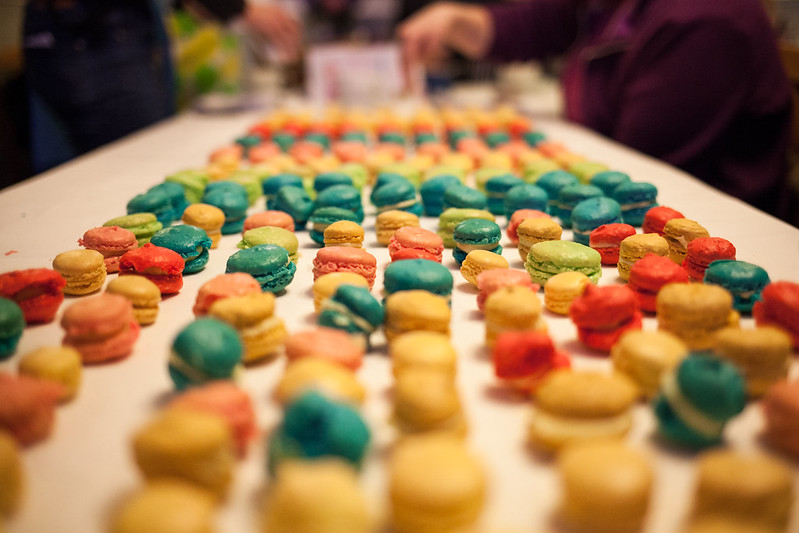
#> input picture Computation_Numpy/yummy_macarons.jpg, 799 x 533 px
$ python main.py
#> lines starting #> are read from the running program, lines starting #| are printed output that depends on the picture
import numpy as np
import matplotlib.pyplot as plt
import matplotlib.image as mpimg

# --- 1. GENERATING AND MANIPULATING NDARRAYS ---
my_array = np.array([1.1, 9.2, 8.1, 4.7])
print("1D Array Shape:", my_array.shape)
print("1D Array Dimensions:", my_array.ndim)

array_2d = np.array([[1, 2, 3, 9], [5, 6, 7, 8]])
print("2D Array Shape:", array_2d.shape)

mystery_array = np.array([[[0, 1, 2, 3], [4, 5, 6, 7]],
                          [[7, 86, 6, 98], [5, 1, 0, 4]],
                          [[5, 36, 32, 48], [97, 0, 27, 18]]])
print("3D Array Shape:", mystery_array.shape)
print("Specific Value:", mystery_array[2, 1, 2])
print("Slicing all rows/cols on first axis:\n", mystery_array[:, :, 0])

a = np.arange(10, 30)
print("Arange 10 to 30:", a)
print("Last 3 elements:", a[-3:])
print("Elements 3 to 6:", a[3:6])
print("Elements 12 onwards:", a[12:])
print("Every other element:", a[::2])
print("Reversed Array:", np.flip(a))

b = np.array([6,0,9,0,0,5,0])
print("Indices of non-zero elements:", np.nonzero(b))

z = np.random.random((3,3,3))
print("3x3x3 Random Array:\n", z)

x = np.linspace(0, 100, num=9)
y = np.linspace(-3, 3, num=9)
plt.plot(x, y)
plt.title("Linspace Plot")
plt.show()
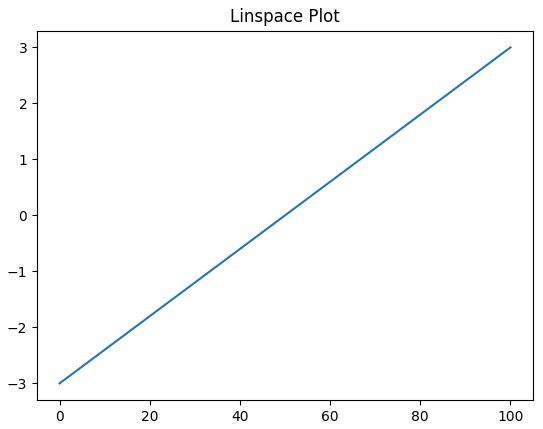
#> figure drawn by matplotlib, 1 panel

noise = np.random.random((128,128,3))
plt.imshow(noise)
plt.title("Random Noise Image")
plt.show()
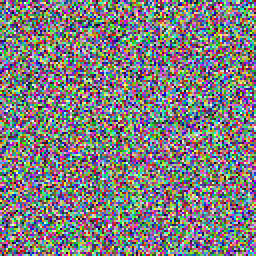
#> shown: shape (128, 128, 3) float64 (shown 2 times larger); mean R, G, B 0.499, 0.495, 0.499

# --- 2. BROADCASTING AND MATRIX MULTIPLICATION ---
v1 = np.array([4, 5, 2, 7])
v2 = np.array([2, 1, 3, 3])
print("Vector Addition:", v1 + v2)
print("Vector Multiplication:", v1 * v2)

a1 = np.array([[1, 3],
               [0, 1],
               [6, 2],
               [9, 7]])
b1 = np.array([[4, 1, 3],
               [5, 8, 5]])
print("Matrix Multiplication (Dot Product):\n", np.matmul(a1, b1))

# --- 3. MANIPULATING IMAGES AS NDARRAYS ---
img = mpimg.imread('yummy_macarons.jpg')
#> img is the input picture: shape (533, 799, 3); mean R, G, B 156.7, 118.6, 78.2
print("Image Shape (Height, Width, Channels):", img.shape)
#| Image Shape (Height, Width, Channels): (533, 799, 3)
print("Image Dimensions:", img.ndim)
#| Image Dimensions: 3

plt.imshow(img)
plt.title("Original Image")
plt.show()

# Color Inversion (Subtracting current pixel values from max value 255)
inverted_img = 255 - img
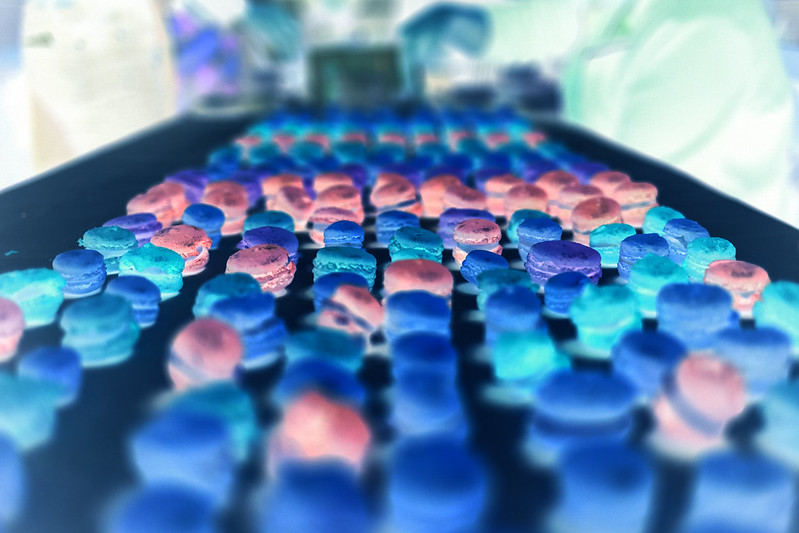
#> inverted_img: shape (533, 799, 3); mean R, G, B 98.3, 136.4, 176.8
plt.imshow(inverted_img)
plt.title("Inverted Colors")
plt.show()

# Convert to Grayscale using standard human perception weights
grey_vals = np.array([0.2126, 0.7152, 0.0722])
img_gray = np.matmul(img, grey_vals)
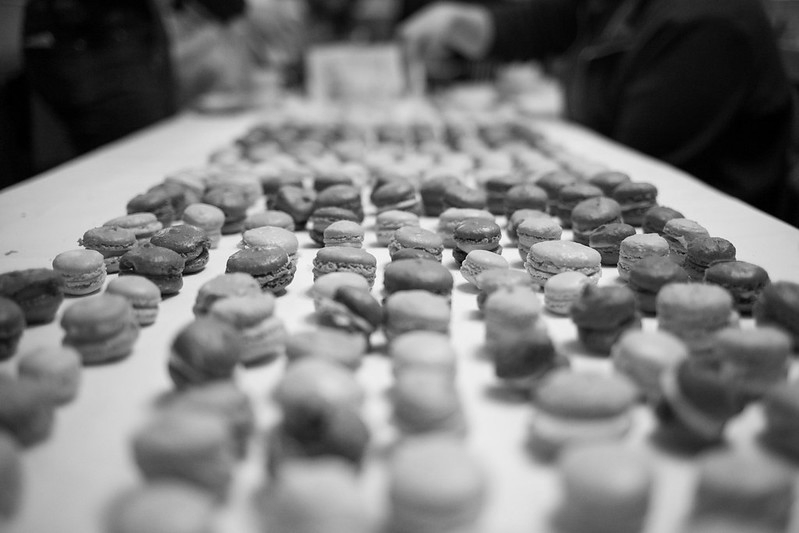
#> img_gray: shape (533, 799) float64; min 0, max 252.5, mean 123.8

plt.imshow(img_gray, cmap='gray')
plt.title("Grayscale Image")
plt.show()
